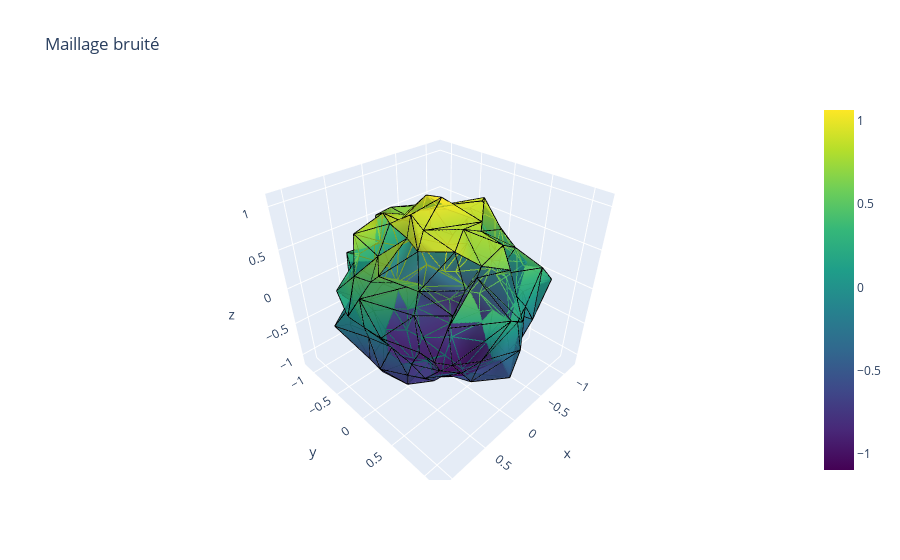

Notebook code cell kept with this figure:
### Markdown cell above
# Ajout de bruit Gaussien

### Code cell
VB = np.zeros((len(V), len(V[0])))
for i in range(len(V)) :
    n = np.random.normal(0, 0.1, len(V[i]))
    xbar = np.array(V[i])
    z = xbar + n
    VB[i] = z

plot_mesh(VB, F, "Maillage bruité")

### Figure 1 — Plotly figure (JSON) as saved in the notebook; plotly's stock layout.template omitted (floating-point values rounded to 4 significant figures; data arrays with more than 128 entries replaced by an {"elided": "..."} marker saying what was removed)
{"data": [{"colorscale": [[0, "#440154"], [0.1111, "#482878"], [0.2222, "#3e4989"], [0.3333, "#31688e"], [0.4444, "#26828e"], [0.5556, "#1f9e89"], [0.6667, "#35b779"], [0.7778, "#6ece58"], [0.8889, "#b5de2b"], [1, "#fde725"]], "i": {"elided": "320 int values"}, "intensity": {"elided": "162 float values"}, "j": {"elided": "320 int values"}, "k": {"elided": "320 int values"}, "opacity": 0.9, "showscale": true, "type": "mesh3d", "x": {"elided": "162 float values"}, "y": {"elided": "162 float values"}, "z": {"elided": "162 float values"}}, {"line": {"color": "black", "width": 2}, "mode": "lines", "showlegend": false, "type": "scatter3d", "x": {"elided": "2880 float values"}, "y": {"elided": "2880 float values"}, "z": {"elided": "2880 float values"}}], "layout": {"scene": {"aspectmode": "data"}, "title": {"text": "Maillage bruité"}}}
